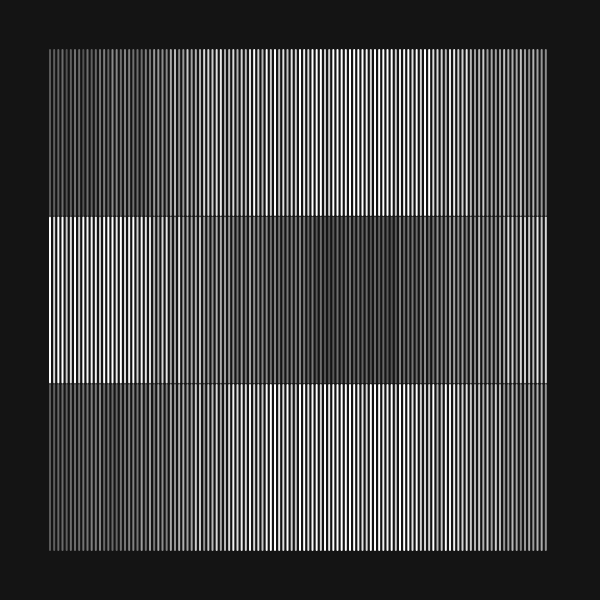
Frame 1 (no input)
Frame 60 (no input): identical to frame 1, image omitted
Frame 120 (the mouse pressed at the canvas centre since frame 60): identical to frame 1, image omitted

The p5.js sketch that drew this single still picture (run headless with seeded random() and noise() and a simulated clock; from frame 60 on, the mouse is pressed at the canvas centre):

// p5.js sketch
// ── sketch.js
let marginX, marginY;
let nbreLines, gapX, gapY;
let totalWidth, totalHeight, lineHeight;

function setup() {
  createCanvas(600, 600);
  nbreLines = 120;
  marginX = 50;
  marginY = 50;
  totalWidth = width - 2 * marginX;
  gapX = totalWidth / nbreLines;
  totalHeight = height - 2 * marginY;
  lineHeight = totalHeight * 0.33;
  gapY = (totalHeight - 3 * lineHeight) * 0.5;
}

function draw() {
  background(20);
  strokeWeight(2);
  noFill();
  randomSeed(1);

  translate(marginX, marginY);
  drawLines(PI);
  translate(0, gapY + lineHeight);
  drawLines(0);
  translate(0, gapY + lineHeight);
  drawLines(PI);
}

function drawLines(angleShift){
  for (let i = 0 ; i < nbreLines; i++){
    let x = i * gapX;
    let angle = map(x, 0, width, 0, 360);
    let radAngle = radians(angle) + angleShift;
    let brightness = map(cos(radAngle), -1, 1, 100, 255);
    brightness *= random(0.8, 1.2);
    stroke(brightness);
    line(x, 0, x, lineHeight);
  }
}
